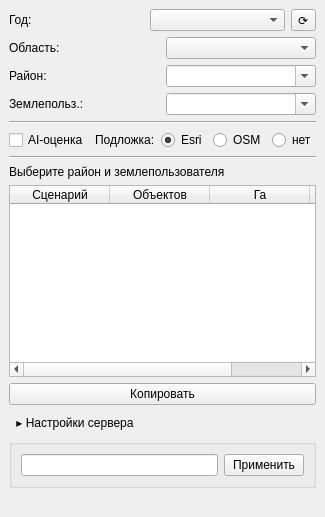
<?xml version="1.0" encoding="UTF-8"?>
<ui version="4.0">
 <class>pikurrPanelBase</class>
 <widget class="QDockWidget" name="pikurrPanelBase">
  <property name="windowTitle">
   <string>ПИК УРР</string>
  </property>
  <widget class="QWidget" name="dockWidgetContents">
   <layout class="QVBoxLayout" name="rootLayout">

    <item>
     <layout class="QHBoxLayout" name="yearLayout">
      <item><widget class="QLabel" name="labelYear"><property name="text"><string>Год:</string></property></widget></item>
      <item><widget class="QComboBox" name="yearCombo"/></item>
      <item><widget class="QToolButton" name="refreshButton"><property name="text"><string>⟳</string></property><property name="toolTip"><string>Обновить списки с сервера</string></property></widget></item>
     </layout>
    </item>

    <item>
     <layout class="QHBoxLayout" name="oblastLayout">
      <item><widget class="QLabel" name="labelOblast"><property name="minimumSize"><size><width>90</width><height>0</height></size></property><property name="text"><string>Область:</string></property></widget></item>
      <item><widget class="QComboBox" name="oblastCombo"/></item>
     </layout>
    </item>

    <item>
     <layout class="QHBoxLayout" name="districtLayout">
      <item><widget class="QLabel" name="labelDistrict"><property name="minimumSize"><size><width>90</width><height>0</height></size></property><property name="text"><string>Район:</string></property></widget></item>
      <item><widget class="QComboBox" name="districtCombo"><property name="editable"><bool>true</bool></property><property name="insertPolicy"><enum>QComboBox::NoInsert</enum></property></widget></item>
     </layout>
    </item>

    <item>
     <layout class="QHBoxLayout" name="userLayout">
      <item><widget class="QLabel" name="labelUser"><property name="minimumSize"><size><width>90</width><height>0</height></size></property><property name="text"><string>Землепольз.:</string></property></widget></item>
      <item><widget class="QComboBox" name="userCombo"><property name="editable"><bool>true</bool></property><property name="insertPolicy"><enum>QComboBox::NoInsert</enum></property></widget></item>
     </layout>
    </item>

    <item><widget class="Line" name="line1"><property name="orientation"><enum>Qt::Horizontal</enum></property></widget></item>

    <item>
     <layout class="QHBoxLayout" name="layersLayout">
      <item><widget class="QCheckBox" name="aiCheckBox"><property name="text"><string>AI-оценка</string></property></widget></item>
      <item><widget class="QLabel" name="labelBasemap"><property name="text"><string>Подложка:</string></property></widget></item>
      <item><widget class="QRadioButton" name="esriRadio"><property name="text"><string>Esri</string></property><property name="checked"><bool>true</bool></property></widget></item>
      <item><widget class="QRadioButton" name="osmRadio"><property name="text"><string>OSM</string></property></widget></item>
      <item><widget class="QRadioButton" name="noneRadio"><property name="text"><string>нет</string></property></widget></item>
     </layout>
    </item>

    <item><widget class="Line" name="line2"><property name="orientation"><enum>Qt::Horizontal</enum></property></widget></item>

    <item><widget class="QLabel" name="statsHeaderLabel"><property name="text"><string>Выберите район и землепользователя</string></property><property name="wordWrap"><bool>true</bool></property></widget></item>

    <item>
     <widget class="QTableWidget" name="statsTable">
      <column><property name="text"><string>Сценарий</string></property></column>
      <column><property name="text"><string>Объектов</string></property></column>
      <column><property name="text"><string>Га</string></property></column>
      <column><property name="text"><string>%</string></property></column>
      <property name="editTriggers"><set>QAbstractItemView::NoEditTriggers</set></property>
      <property name="selectionMode"><enum>QAbstractItemView::NoSelection</enum></property>
     </widget>
    </item>

    <item><widget class="QPushButton" name="copyButton"><property name="text"><string>Копировать</string></property></widget></item>

    <item>
     <widget class="QToolButton" name="serverToggleButton">
      <property name="text"><string>▸ Настройки сервера</string></property>
      <property name="checkable"><bool>true</bool></property>
      <property name="autoRaise"><bool>true</bool></property>
      <property name="toolButtonStyle"><enum>Qt::ToolButtonTextOnly</enum></property>
     </widget>
    </item>
    <item>
     <widget class="QGroupBox" name="serverGroupBox">
      <property name="visible"><bool>false</bool></property>
      <property name="title"><string/></property>
      <layout class="QHBoxLayout" name="serverLayout">
       <item><widget class="QLineEdit" name="serverUrlEdit"/></item>
       <item><widget class="QPushButton" name="serverApplyButton"><property name="text"><string>Применить</string></property></widget></item>
      </layout>
     </widget>
    </item>

    <item><widget class="QLabel" name="statusLabel"><property name="text"><string></string></property><property name="wordWrap"><bool>true</bool></property></widget></item>

   </layout>
  </widget>
 </widget>
 <resources/>
 <connections/>
</ui>
